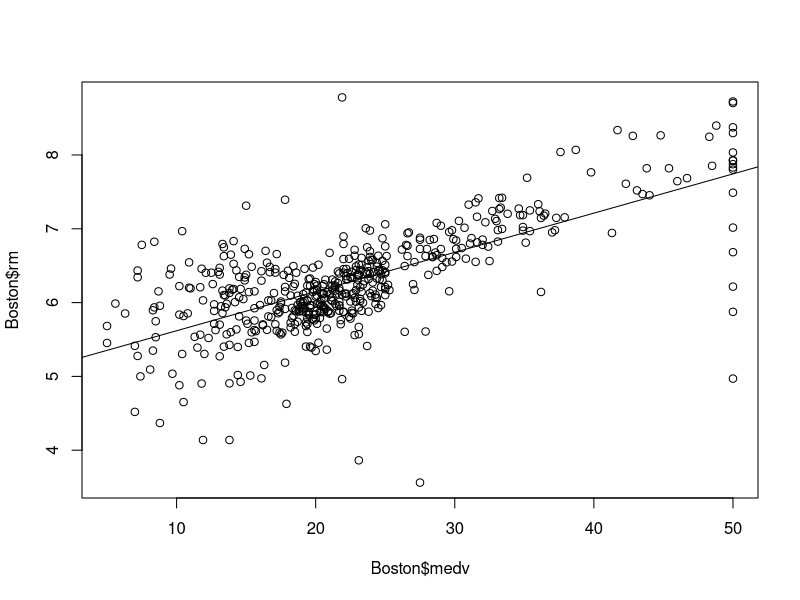
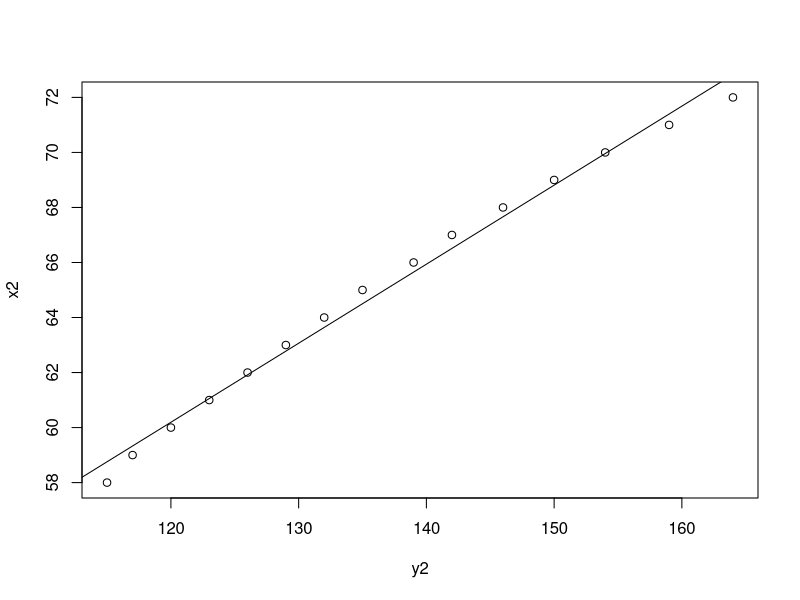
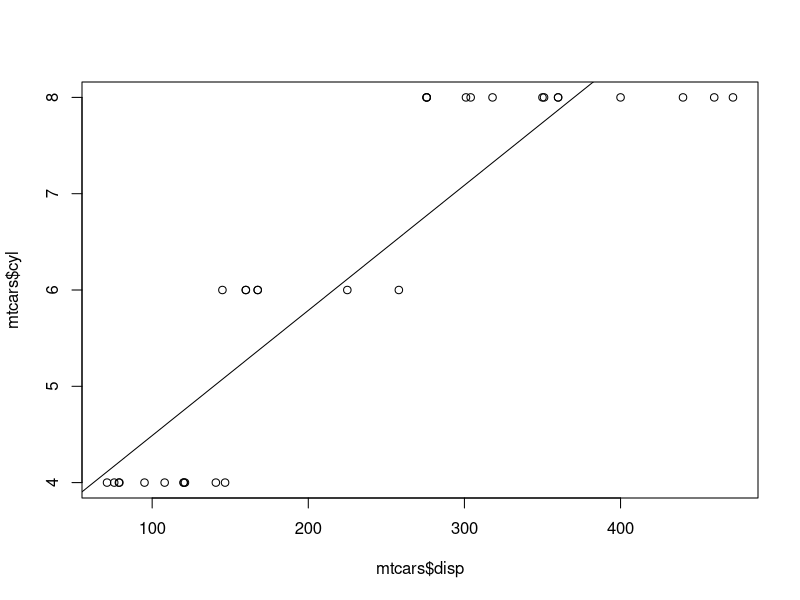

These charts were generated, in order, by the following R code:
library(MASS)
# Task 1
data('Boston')
head(Boston)
#1.
plot(Boston$rm~Boston$medv)
#2.
abline(lm(Boston$rm~Boston$medv))
#3.
cor(Boston$rm,Boston$medv)

# Task 2
x <- c(4, 7, 5, 6, 1, 5, 9, 10, 10, 3)
y <- c(33, 37, 34, 32, 32, 38, 43, 37, 40, 33)

#1.
cor(x,y)

#2.
lm(x~y)

# Task 4
x2 <- c(58,59,60,61,62,63,64,65,66,67,68,69,70,71,72)
y2 <- c(115,117,120,123,126,129,132,135,139,142,146,150,154,159,164)

plot(x2~y2)
#1.
cor(x2,y2)

#2.
lm(x2~y2)
abline(lm(x2~y2))

# Task 5
data('mtcars')
plot(mtcars$cyl~mtcars$disp)
#2.
abline(lm(mtcars$cyl~mtcars$disp))
#3.
cor(mtcars$cyl,mtcars$disp)



